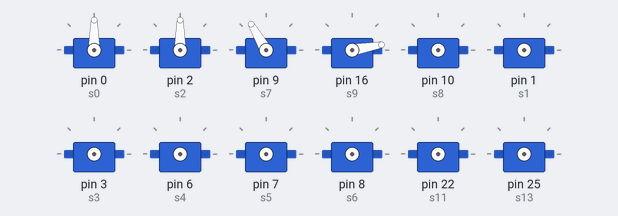
The sketch below on a simulated Arduino Mega 2560, built with avr-gcc and run on an emulated ATmega2560. On the bench: 12 × servo. Random numbers use the default seed unless the sketch sets one.

Above: at 3.1 s.
At 7.1 s:
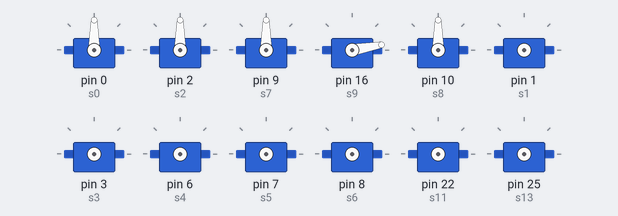
At 10.8 s:
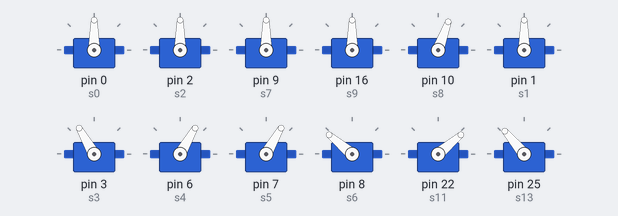
At 12.5 s:
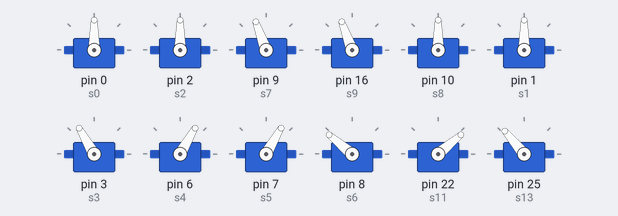
At 13.3 s:
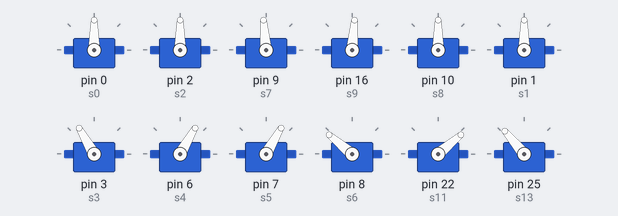
At 29.7 s:
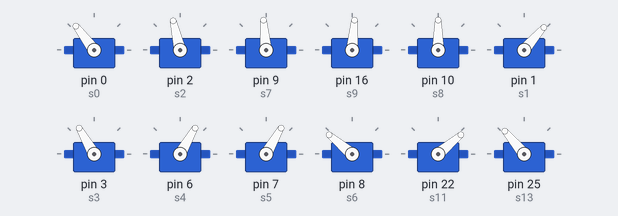
Timing chart, 0 to 31.2 s (numbered marks = the images above):
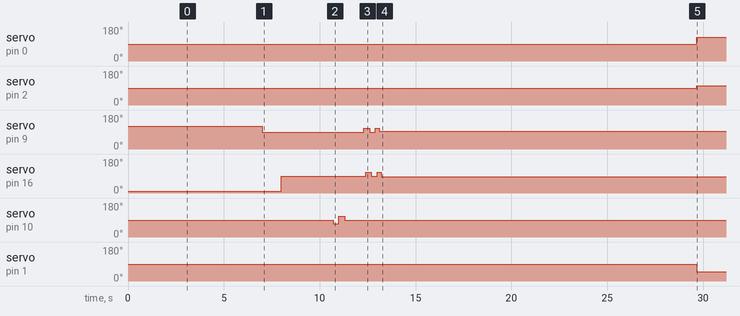

Measured:
- by itself, servo on pin 0 (s0): 90° → 127° at 29.7 s
- by itself, servo on pin 2 (s2): 90° → 103° at 29.7 s
- by itself, servo on pin 1 (s1): 90° → 49° at 29.7 s

The sketch:

RoboCAT_stm32.ino
```cpp
/*
 RoboCAT Controller Example
 https://www.thingiverse.com/thing:3742772
 Serjey Kolobov (ittonru)
 August 2, 2019.
*/
#include <Servo.h>

Servo s0, s1, s2, s3, s4, s5, s6, s7, s8, s9, s10, s11, s12, s13;  // create servo object to control a servo

long rN0; long rN1; long rN2; long rN3; long rN4; long rNt; long rNt1;


void setup() {
 delay(1000);
   //шея
  s0.attach(0); s0.write(90);
 // s1.attach(1); s1.write(90);
  delay(500);
  s2.attach(2); s2.write(90);
  delay(500);

      //спина
       s7.attach(9); s7.write(120);
  delay(1000);
       s9.attach(16); s9.write(10);
  delay(2000);

   s8.attach(10); s8.write(90);
  delay(2000);
  s7.write(90);
  delay(1000);
   s9.write(90);
  delay(200);

//шея 2 позвонок
  s1.attach(1); s1.write(90);
  delay(500);


  //перед
  s3.attach(3); s3.write(120);
  s4.attach(6); s4.write(60);
  s5.attach(7); s5.write(60);
  s6.attach(8); s6.write(140);
  delay(1000);

  //зад

  s11.attach(22); s11.write(40);
    s13.attach(25); s13.write(130);
//delay(1000);
      s10.attach(17); s10.write(120);
  s12.attach(24);  s12.write(55);
 delay(1000);
    //спина для выравнивания тела
   s8.write(70); delay(300); s8.write(110); delay(300); s8.write(90);
  delay(1000);
  s7.write(110);
  delay(100);
  s9.write(110);
  delay(200);
   s7.write(90);
  delay(100);
  s9.write(90);
  delay(200);
 s7.write(110);
  delay(100);
  s9.write(110);
  delay(100);
   s7.write(95);
  delay(100);
  s9.write(85);
  delay(200);
}

void loop() {


            rN0 = random(60, 150);
            rN1 = random(40, 80);
            rN2 = random(70, 110);
            rN3 = random(60, 120);
            rN4 = random(135, 145);

            rNt = random(5000, 30000);
            rNt1 = random(5000, 30000);


  delay(rNt);

s0.write(rN0); s1.write(rN1); s2.write(rN2);
 delay(rNt1);

}
```
